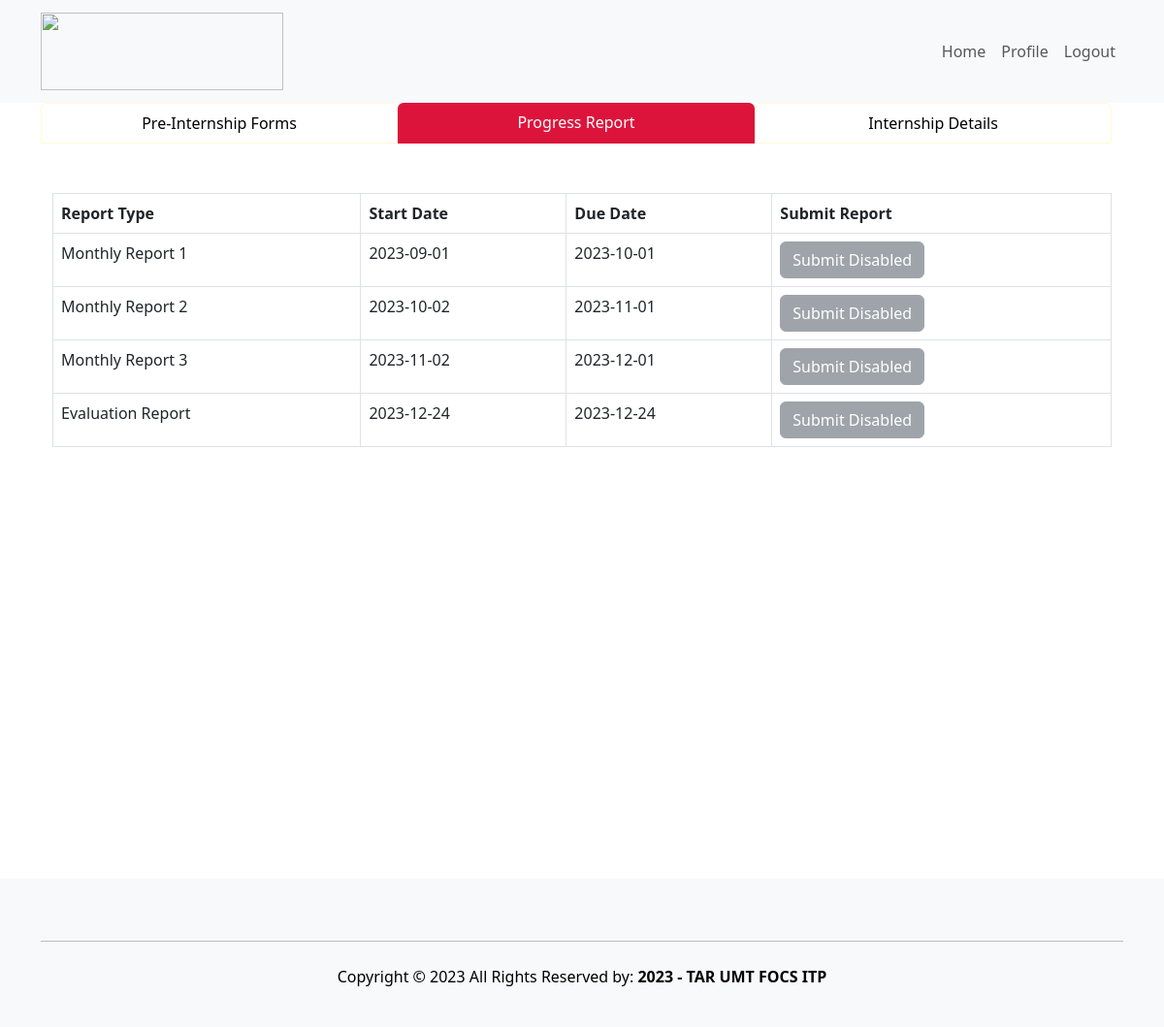
The app's page /student/Progress.php (signed in), older data.
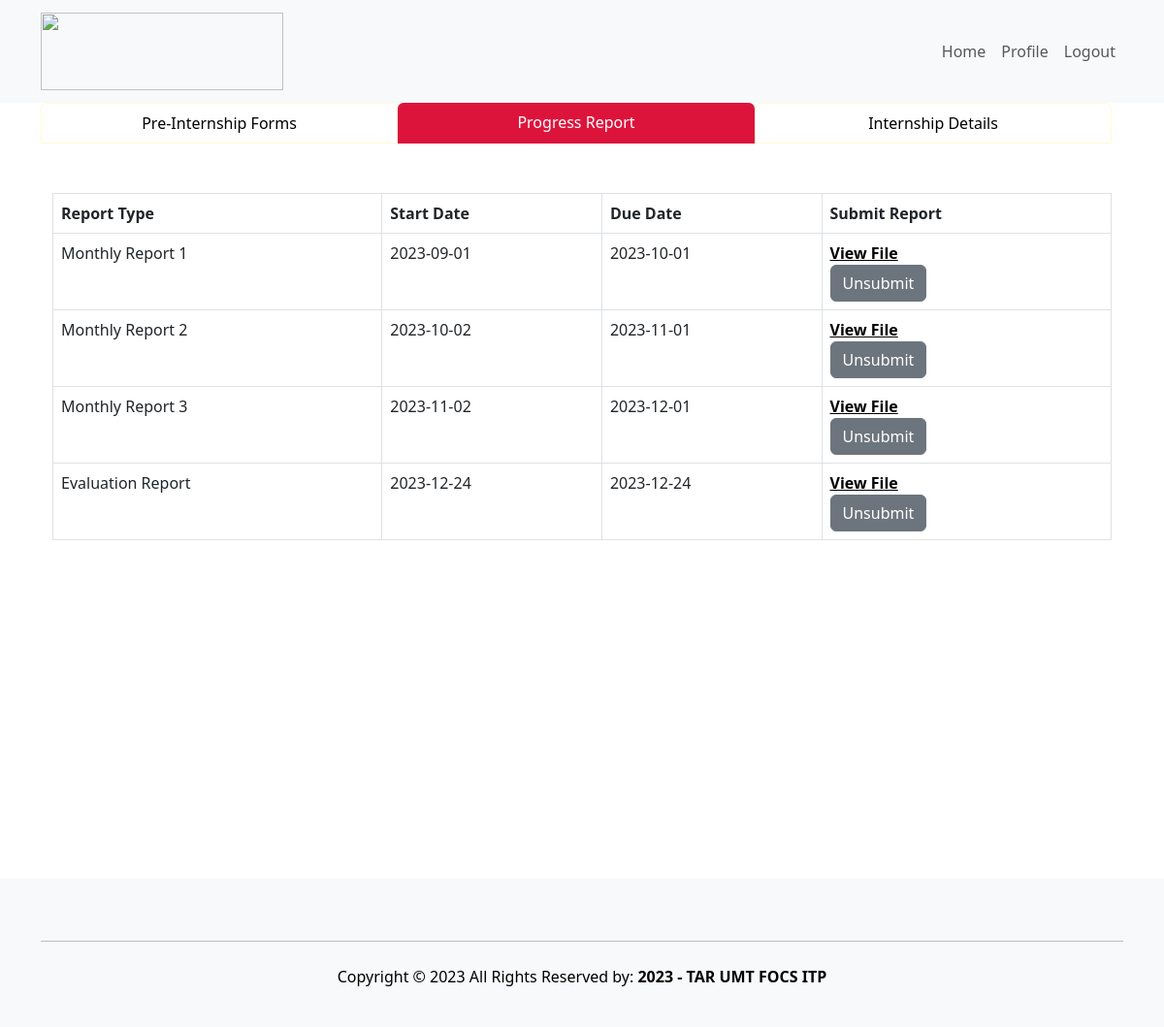
The same page, newer data.
### tables this page shows
CREATE TABLE `internship` (
  `internshipID` varchar(10) NOT NULL,
  `studID` varchar(10) DEFAULT NULL,
  `sessionID` varchar(10) DEFAULT NULL,
  `indemnity` varchar(100) DEFAULT NULL,
  `indemnityStatus` enum('Accepted','Rejected','Pending','Missing') DEFAULT NULL,
  `parentAcknowledgement` varchar(100) DEFAULT NULL,
  `parentAcknowledgementStatus` enum('Accepted','Rejected','Pending','Missing') DEFAULT NULL,
  `companyAcceptance` varchar(100) DEFAULT NULL,
  `companyAcceptanceStatus` enum('Accepted','Rejected','Pending','Missing') DEFAULT NULL,
  `monthlyReport1` varchar(100) DEFAULT NULL,
  `monthlyReport1Grade` int(11) DEFAULT NULL,
  `monthlyReport2` varchar(100) DEFAULT NULL,
  `monthlyReport2Grade` int(11) DEFAULT NULL,
  `monthlyReport3` varchar(100) DEFAULT NULL,
  `monthlyReport3Grade` int(11) DEFAULT NULL,
  `evaluationReport` varchar(100) DEFAULT NULL,
  `evaluationReportGrade` int(11) DEFAULT NULL,
  `finalGrade` int(11) DEFAULT NULL,
  `internshipStatus` enum('In Progress','Completed','Suspended','Terminated') DEFAULT NULL
);

CREATE TABLE `session` (
  `sessionID` varchar(10) NOT NULL,
  `startMonthYear` date DEFAULT NULL,
  `endMonthYear` date DEFAULT NULL,
  `qualification` enum('Diploma','Degree') DEFAULT NULL
);

### student/Progress.php (the view, shortened to what the changed rows need)
<?php
include 'studentHeader.php';
?>
    <div class="main" style="height:100%;">
    <form id="form1" style="min-height:100vh;" runat="server">
            <div style="overflow-x: scroll;" class="container row justify-content-md-center mx-auto">
                <div class="container" style="height:55vh;">
                    <table id="SubmissionGV" class="table w-100 my-1 table-bordered table-responsive table-hover">
                        <tr style="background-color: lightgrey;">
                            <th>Report Type</th>
                            <th>Start Date</th>
                            <th>Due Date</th>
                            <th>Submit Report</th>
                        </tr>
                        <?php
                        require 'connect.php';
                        if ($con->connect_error) {
                            throw new Exception("Connection failed: " . $con->connect_error);
                        } else {
                            $sql = "SELECT * FROM internship WHERE studID=$studID";
                            $result = $con->query($sql);
                            if ($result->num_rows > 0) {
                                while ($row = $result->fetch_assoc()) {
                                    $sessionSql = "SELECT startMonthYear, endMonthYear FROM session WHERE sessionID = " . $row['sessionID'];
                                    $sessionResult = $con->query($sessionSql);
                                    $startDate = "";
                                    $dueDate = "";
                                    $internshipStatus = $row['internshipStatus'];
                                    $reportFields = array(
                                        'monthlyReport1' => 'Monthly Report 1',
                                        'monthlyReport2' => 'Monthly Report 2',
                                        'monthlyReport3' => 'Monthly Report 3',
                                        'evaluationReport' => 'Evaluation Report'
                                    );
                                    if ($sessionResult->num_rows > 0) {
                                        $sessionRow = $sessionResult->fetch_assoc();
                                        $startMonthYear = new DateTime($sessionRow['startMonthYear']);
                                        $endMonthYear = new DateTime($sessionRow['endMonthYear']);
                                        $dueDateMonthlyReport1 = clone $startMonthYear;
                                        $dueDateMonthlyReport1->modify('+1 month');
                                        $dueDateMonthlyReport1Str = $dueDateMonthlyReport1->format('Y-m-d');
                                        $startDateMonthlyReport1 = clone $startMonthYear;
                                        $startDateMonthlyReport1Str = $startDateMonthlyReport1->format('Y-m-d');
                                        $dueDateMonthlyReport2 = clone $startMonthYear;
                                        $dueDateMonthlyReport2->modify('+2 months');
                                        $dueDateMonthlyReport2Str = $dueDateMonthlyReport2->format('Y-m-d');
                                        $startDateMonthlyReport2 = clone $dueDateMonthlyReport1;
                                        $startDateMonthlyReport2->modify('+1 day');
                                        $startDateMonthlyReport2Str = $startDateMonthlyReport2->format('Y-m-d');
                                        $dueDateMonthlyReport3 = clone $startMonthYear;
                                        $dueDateMonthlyReport3->modify('+3 months');
                                        $dueDateMonthlyReport3Str = $dueDateMonthlyReport3->format('Y-m-d');
                                        $startDateMonthlyReport3 = clone $dueDateMonthlyReport2;
                                        $startDateMonthlyReport3->modify('+1 day');
                                        $startDateMonthlyReport3Str = $startDateMonthlyReport3->format('Y-m-d');
                                        $dueDateEvaluationReport = clone $endMonthYear;
                                        $dueDateEvaluationReport->modify('-1 week');
                                        $dueDateEvaluationReportStr = $dueDateEvaluationReport->format('Y-m-d');
                                        $startDateEvaluationReport = clone $endMonthYear;
                                        $startDateEvaluationReport->modify('-1 week');
                                        $startDateEvaluationReportStr = $startDateEvaluationReport->format('Y-m-d');
                                    }
                                    foreach ($reportFields as $fieldName => $fieldLabel) {
                                        echo '<tr>';
                                        echo '<td>' . $fieldLabel . '</td>';
                                        switch ($fieldName) {
                                            case 'monthlyReport1':
                                                $startDate = $startDateMonthlyReport1Str;
                                                $dueDate = $dueDateMonthlyReport1Str;
                                                break;
                                            case 'monthlyReport2':
                                                $startDate = $startDateMonthlyReport2Str;
                                                $dueDate = $dueDateMonthlyReport2Str;
                                                break;
                                            case 'monthlyReport3':
                                                $startDate = $startDateMonthlyReport3Str;
                                                $dueDate = $dueDateMonthlyReport3Str;
                                                break;
                                            case 'evaluationReport':
                                                $startDate = $startDateEvaluationReportStr;
                                                $dueDate = $dueDateEvaluationReportStr;
                                                break;
                                        }
                                        echo '<td>' . $startDate . '</td>';
                                        echo '<td>' . $dueDate . '</td>';
                                        echo '<td>';
                                        if (!empty($row[$fieldName]) || $row[$fieldName] !== null) {
                                            echo '<label><b><a href="' . $row[$fieldName] . '" class="text-black" target="_blank">View File</a></b></label>';
                                            echo '<br>';
                                            echo '<form action="removeReport.php" method="post">';
                                            echo '<input type="submit" class="btn btn-secondary" value="Unsubmit" name="submit" />';
                                            echo '</form>';
                                        } else {
                                            $currentDate = new DateTime();
                                            if ($currentDate >= new DateTime($startDate) && $currentDate <= new DateTime($dueDate) && $internshipStatus !== 'Terminated') {
                                                if (
                                                    !empty($row['indemnity']) &&
                                                    !empty($row['parentAcknowledgement']) &&
                                                    !empty($row['companyAcceptance'])
                                                ) {
                                                    echo '<form action="submitReport.php" method="post" enctype="multipart/form-data">';
                                                    echo '<input type="file" name="pdf_file" accept=".pdf" />';
                                                    echo '<input type="hidden" name="student_id" value="' . $studID . '" />';
                                                    echo '<input type="hidden" name="form_type" value="' . $fieldName . '" />';
                                                    echo '<input type="submit" class="btn btn-secondary" value="Upload" name="submit" />';
                                                    echo '</form>';
                                                } else {
                                                    echo '<button type="button" class="btn btn-secondary" disabled>Submit Disabled</button>';
                                                }
                                            } else {
                                                echo '<button type="button" class="btn btn-secondary" disabled>Submit Disabled</button>';
                                            }
                                        }
                                        echo '</td>';
                                        echo '</tr>';
                                    }
                                }
                            } else {
                                echo '<tr>';
                                echo '<td colspan="3" class="text-center">No forms found for this student.</td>';
                                echo '</tr>';
                            }
                        }
                        ?>
                    </table>
                </div>
            </div>
        </form>
    </div>
    <?php
    include 'studentFooter.php';
    ?>

Row changes from the older to the newer data that the page shows:
changed internship: monthlyReport1 empty → "Sample report 1 text" (drawn); monthlyReport2 empty → "Sample report 2 text" (drawn); monthlyReport3 empty → "Sample report 3 text" (drawn); evaluationReport empty → "Sample eval report text" (drawn)
Text that changed along with them:
list line gone: "Submit Disabled"
new list line: "View File Unsubmit"
